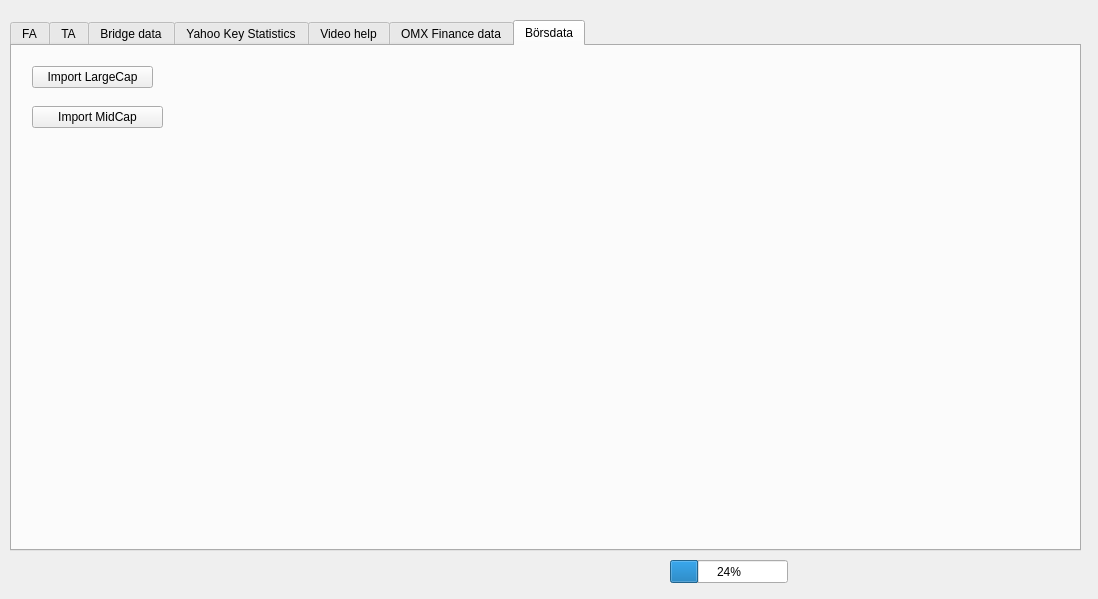
<?xml version="1.0" encoding="UTF-8"?>
<ui version="4.0">
 <class>ImportData</class>
 <widget class="QDialog" name="ImportData">
  <property name="geometry">
   <rect>
    <x>0</x>
    <y>0</y>
    <width>1098</width>
    <height>599</height>
   </rect>
  </property>
  <property name="windowTitle">
   <string>Dialog</string>
  </property>
  <widget class="QProgressBar" name="progressBar">
   <property name="geometry">
    <rect>
     <x>670</x>
     <y>560</y>
     <width>118</width>
     <height>23</height>
    </rect>
   </property>
   <property name="value">
    <number>24</number>
   </property>
  </widget>
  <widget class="QTabWidget" name="tabWidget">
   <property name="geometry">
    <rect>
     <x>10</x>
     <y>20</y>
     <width>1071</width>
     <height>531</height>
    </rect>
   </property>
   <property name="currentIndex">
    <number>6</number>
   </property>
   <widget class="QWidget" name="tab">
    <attribute name="title">
     <string>FA</string>
    </attribute>
    <widget class="QPushButton" name="pushButParseCompanyInfo">
     <property name="geometry">
      <rect>
       <x>10</x>
       <y>110</y>
       <width>191</width>
       <height>27</height>
      </rect>
     </property>
     <property name="text">
      <string>4 Parse company info</string>
     </property>
    </widget>
    <widget class="QPushButton" name="pushButtonReqCompInfo">
     <property name="geometry">
      <rect>
       <x>10</x>
       <y>80</y>
       <width>191</width>
       <height>27</height>
      </rect>
     </property>
     <property name="text">
      <string>3. Req comp info       </string>
     </property>
    </widget>
    <widget class="QPushButton" name="pushButtonParseCompanyIds">
     <property name="geometry">
      <rect>
       <x>10</x>
       <y>20</y>
       <width>191</width>
       <height>27</height>
      </rect>
     </property>
     <property name="text">
      <string>1. Parse company Ids</string>
     </property>
    </widget>
    <widget class="QPushButton" name="pushButDescription">
     <property name="geometry">
      <rect>
       <x>10</x>
       <y>50</y>
       <width>191</width>
       <height>27</height>
      </rect>
     </property>
     <property name="text">
      <string>2. Req comp descrip</string>
     </property>
    </widget>
   </widget>
   <widget class="QWidget" name="tab_2">
    <attribute name="title">
     <string>TA</string>
    </attribute>
    <widget class="QPushButton" name="SelStockListButton">
     <property name="geometry">
      <rect>
       <x>260</x>
       <y>0</y>
       <width>51</width>
       <height>27</height>
      </rect>
     </property>
     <property name="text">
      <string>Välj</string>
     </property>
    </widget>
    <widget class="QTreeWidget" name="treeWidget">
     <property name="geometry">
      <rect>
       <x>0</x>
       <y>30</y>
       <width>311</width>
       <height>461</height>
      </rect>
     </property>
     <property name="font">
      <font>
       <pointsize>9</pointsize>
       <weight>50</weight>
       <bold>false</bold>
      </font>
     </property>
     <attribute name="headerDefaultSectionSize">
      <number>90</number>
     </attribute>
     <column>
      <property name="text">
       <string notr="true">1</string>
      </property>
     </column>
    </widget>
    <widget class="QComboBox" name="StockListComboBox">
     <property name="geometry">
      <rect>
       <x>80</x>
       <y>0</y>
       <width>181</width>
       <height>27</height>
      </rect>
     </property>
    </widget>
    <widget class="QCheckBox" name="checkBoxReqestData">
     <property name="geometry">
      <rect>
       <x>0</x>
       <y>0</y>
       <width>81</width>
       <height>22</height>
      </rect>
     </property>
     <property name="text">
      <string>On line</string>
     </property>
    </widget>
    <widget class="QPushButton" name="pushButInit">
     <property name="geometry">
      <rect>
       <x>320</x>
       <y>0</y>
       <width>99</width>
       <height>27</height>
      </rect>
     </property>
     <property name="text">
      <string>Import</string>
     </property>
    </widget>
    <widget class="QwtPlot" name="qwtPlot">
     <property name="geometry">
      <rect>
       <x>320</x>
       <y>150</y>
       <width>731</width>
       <height>331</height>
      </rect>
     </property>
     <property name="font">
      <font>
       <pointsize>9</pointsize>
      </font>
     </property>
    </widget>
    <widget class="QSlider" name="selTimePeriodSlider">
     <property name="geometry">
      <rect>
       <x>440</x>
       <y>70</y>
       <width>201</width>
       <height>16</height>
      </rect>
     </property>
     <property name="maximum">
      <number>11</number>
     </property>
     <property name="pageStep">
      <number>11</number>
     </property>
     <property name="value">
      <number>0</number>
     </property>
     <property name="sliderPosition">
      <number>0</number>
     </property>
     <property name="orientation">
      <enum>Qt::Horizontal</enum>
     </property>
     <property name="invertedAppearance">
      <bool>false</bool>
     </property>
     <property name="invertedControls">
      <bool>false</bool>
     </property>
    </widget>
    <widget class="QLineEdit" name="lineEditAssetName">
     <property name="geometry">
      <rect>
       <x>440</x>
       <y>90</y>
       <width>201</width>
       <height>21</height>
      </rect>
     </property>
     <property name="font">
      <font>
       <pointsize>11</pointsize>
      </font>
     </property>
    </widget>
    <widget class="QLineEdit" name="setEndDateLineEdit">
     <property name="geometry">
      <rect>
       <x>550</x>
       <y>10</y>
       <width>91</width>
       <height>21</height>
      </rect>
     </property>
     <property name="font">
      <font>
       <pointsize>11</pointsize>
      </font>
     </property>
    </widget>
    <widget class="QLineEdit" name="timePeriodLlineEdit">
     <property name="geometry">
      <rect>
       <x>440</x>
       <y>40</y>
       <width>201</width>
       <height>21</height>
      </rect>
     </property>
     <property name="font">
      <font>
       <pointsize>11</pointsize>
      </font>
     </property>
    </widget>
    <widget class="QLineEdit" name="setStartDateLineEdit">
     <property name="geometry">
      <rect>
       <x>440</x>
       <y>10</y>
       <width>91</width>
       <height>21</height>
      </rect>
     </property>
     <property name="font">
      <font>
       <pointsize>11</pointsize>
      </font>
     </property>
    </widget>
    <zorder>treeWidget</zorder>
    <zorder>SelStockListButton</zorder>
    <zorder>StockListComboBox</zorder>
    <zorder>checkBoxReqestData</zorder>
    <zorder>pushButInit</zorder>
    <zorder>qwtPlot</zorder>
    <zorder>selTimePeriodSlider</zorder>
    <zorder>lineEditAssetName</zorder>
    <zorder>setEndDateLineEdit</zorder>
    <zorder>timePeriodLlineEdit</zorder>
    <zorder>setStartDateLineEdit</zorder>
   </widget>
   <widget class="QWidget" name="BridgeData">
    <attribute name="title">
     <string>Bridge data</string>
    </attribute>
    <widget class="QPushButton" name="pushButtImportKeyTaBridgeData">
     <property name="geometry">
      <rect>
       <x>0</x>
       <y>10</y>
       <width>151</width>
       <height>27</height>
      </rect>
     </property>
     <property name="text">
      <string>Import bridge data</string>
     </property>
    </widget>
   </widget>
   <widget class="QWidget" name="tab_3">
    <attribute name="title">
     <string>Yahoo Key Statistics</string>
    </attribute>
    <widget class="QPushButton" name="pushButton">
     <property name="geometry">
      <rect>
       <x>220</x>
       <y>40</y>
       <width>251</width>
       <height>27</height>
      </rect>
     </property>
     <property name="text">
      <string>Get Yahoo Key Statistics</string>
     </property>
    </widget>
    <widget class="QComboBox" name="stockListComboBoxSqrt">
     <property name="geometry">
      <rect>
       <x>220</x>
       <y>10</y>
       <width>251</width>
       <height>27</height>
      </rect>
     </property>
    </widget>
    <widget class="QLineEdit" name="StockSymbolYKSLineEdit">
     <property name="geometry">
      <rect>
       <x>480</x>
       <y>40</y>
       <width>113</width>
       <height>27</height>
      </rect>
     </property>
    </widget>
    <widget class="QPushButton" name="pushButton_2">
     <property name="geometry">
      <rect>
       <x>220</x>
       <y>70</y>
       <width>251</width>
       <height>27</height>
      </rect>
     </property>
     <property name="text">
      <string>Get Next Yahoo Key Statistics</string>
     </property>
    </widget>
    <widget class="QLabel" name="label">
     <property name="geometry">
      <rect>
       <x>490</x>
       <y>80</y>
       <width>171</width>
       <height>17</height>
      </rect>
     </property>
     <property name="text">
      <string>No erase of data</string>
     </property>
    </widget>
    <widget class="QLabel" name="label_2">
     <property name="geometry">
      <rect>
       <x>110</x>
       <y>40</y>
       <width>111</width>
       <height>20</height>
      </rect>
     </property>
     <property name="text">
      <string>Välj Large Cap</string>
     </property>
    </widget>
    <widget class="QLabel" name="label_3">
     <property name="geometry">
      <rect>
       <x>110</x>
       <y>70</y>
       <width>101</width>
       <height>17</height>
      </rect>
     </property>
     <property name="text">
      <string>Välj Mid Cap</string>
     </property>
    </widget>
   </widget>
   <widget class="QWidget" name="tab_4">
    <attribute name="title">
     <string>Video help</string>
    </attribute>
    <widget class="QPushButton" name="pushButtonImportVideoHelp">
     <property name="geometry">
      <rect>
       <x>20</x>
       <y>40</y>
       <width>151</width>
       <height>22</height>
      </rect>
     </property>
     <property name="text">
      <string>Import data from file</string>
     </property>
    </widget>
   </widget>
   <widget class="QWidget" name="tab_5">
    <attribute name="title">
     <string>OMX Finance data</string>
    </attribute>
    <widget class="QPushButton" name="pushButtonParseOmxBridgeData">
     <property name="geometry">
      <rect>
       <x>10</x>
       <y>30</y>
       <width>171</width>
       <height>22</height>
      </rect>
     </property>
     <property name="text">
      <string>Parse omx bridge data</string>
     </property>
    </widget>
    <widget class="QLineEdit" name="lineEditParsedOmxStockName">
     <property name="geometry">
      <rect>
       <x>200</x>
       <y>30</y>
       <width>841</width>
       <height>22</height>
      </rect>
     </property>
    </widget>
   </widget>
   <widget class="QWidget" name="tab_6">
    <attribute name="title">
     <string>Börsdata</string>
    </attribute>
    <widget class="QPushButton" name="pushButtonImportBorsData">
     <property name="geometry">
      <rect>
       <x>20</x>
       <y>20</y>
       <width>121</width>
       <height>22</height>
      </rect>
     </property>
     <property name="text">
      <string>Import LargeCap</string>
     </property>
    </widget>
    <widget class="QPushButton" name="pushButtonImportMidCap">
     <property name="geometry">
      <rect>
       <x>20</x>
       <y>60</y>
       <width>131</width>
       <height>22</height>
      </rect>
     </property>
     <property name="text">
      <string>Import MidCap</string>
     </property>
    </widget>
   </widget>
  </widget>
 </widget>
 <customwidgets>
  <customwidget>
   <class>QwtPlot</class>
   <extends>QFrame</extends>
   <header>qwt_plot.h</header>
   <container>1</container>
  </customwidget>
 </customwidgets>
 <resources/>
 <connections/>
</ui>
